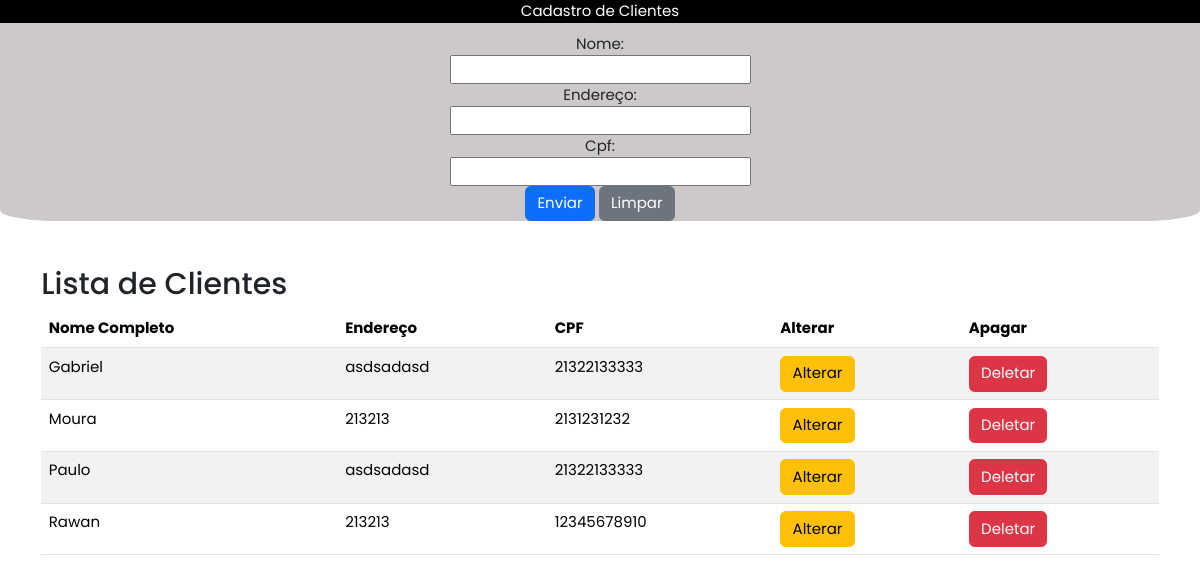
Screenshot of /transacts/clientes/inclusao_pes.php with the database file from the repository.
### tables this page shows
CREATE TABLE `tb_clientes` (
  `ID` int(10) NOT NULL,
  `NOME_COMP` varchar(150) NOT NULL,
  `ENDERECO` varchar(250) NOT NULL,
  `CPF` varchar(14) NOT NULL
);

### transacts/clientes/listar_pes.php (the view, shortened to what this page needs)
<!DOCTYPE html>
<html lang="pt-br">
<head>
    <link href="https://cdn.jsdelivr.net/npm/bootstrap@5.3.3/dist/css/bootstrap.min.css" rel="stylesheet">
    <link rel="stylesheet" href="../../assets/css/estilo.css">
</head>
<body>
    <div class="container mt-5">
        <h2>Lista de Clientes</h2>
        <table class="table table-striped">
            <thead>
                <tr>
                    <th>Nome Completo</th>
                    <th>Endereço</th>
                    <th>CPF</th>
                    <th>Alterar</th>
                    <th>Apagar</th>
                </tr>
            </thead>
            <tbody>
            <?php
            include("../db/conexao.php");
            $consulta = "SELECT * FROM gamelandia.tb_clientes ORDER BY ID DESC";
            $result = $conn->query($consulta);
            if ($result->num_rows > 0) {
                while ($row = $result->fetch_assoc()) {
                    echo "<tr>";
                    echo "<td>" . htmlspecialchars($row["NOME_COMP"]) . "</td>";
                    echo "<td>" . htmlspecialchars($row["ENDERECO"]) . "</td>";
                    echo "<td>" . htmlspecialchars($row["CPF"]) . "</td>";
                    echo "<td><a href='alterar_pes.php?ID=" . $row["ID"] . "' class='btn btn-warning'>Alterar</a></td>";
                    echo "<td><a href='apagar_pes.php?ID=" . $row["ID"] . "' class='btn btn-danger'>Deletar</a></td>";
                    echo "</tr>";
                }
            } else {
                echo "<tr><td colspan='5'>Nenhuma informação retornada do Banco de Dados.</td></tr>";
            }
            ?>
            </tbody>
        </table>
    </div>
</body>
</html>

### transacts/clientes/inclusao_pes.php (shortened to what this page needs)
<!DOCTYPE html>
<html lang="pt-br">
<head>
    <link href="https://cdn.jsdelivr.net/npm/bootstrap@5.3.3/dist/css/bootstrap.min.css" rel="stylesheet">
    <link rel="stylesheet" href="../../assets/css/estilo.css">
</head>
<body>
<section class="containerForm">
    <div class="cabeca_containerForm">
        Cadastro de Clientes
    </div>
    <form action="<?php echo $_SERVER['PHP_SELF']; ?>" method="post" enctype="multipart/form-data">
        <label for="nome">Nome:<br>
            <input type="text" name="NOME_COMP" required>
        </label><br>
        <label for="endereco">Endereço:</label><br>
        <input type="text" id="endereco" name="ENDERECO" required><br>
        <label for="cpf">Cpf:<br>
            <input type="text" maxlength="14" id="cpf" name="CPF" onchange="document.getElementById('validation').innerHTML = validaCPF(this.value)" required>
        </label><br>
        <div class="botoes">
            <button type="submit" class="btn btn-primary">Enviar</button>
            <button type="reset" class="btn btn-secondary">Limpar</button>
        </div>
    </form>
</section>
</body>
</html>
<?php
    include("listar_pes.php");
?>

### assets/css/estilo.css (style rules this page uses)
* { font-family: 'Poppins';font-size: 15px; }
.containerForm { display: flex; flex-direction: column; margin-left: auto; margin-right: auto; gap: 10px; background-color: rgb(206, 201, 201); text-align: center; width: auto; border-radius: 5%; }
.cabeca_containerForm { background-color: black; color: white; width: auto; }
a { color: white; text-decoration: none; }

### rows the page displays
tb_clientes: NOME_COMP "Gabriel", ENDERECO "asdsadasd", CPF "21322133333"
tb_clientes: NOME_COMP "Moura", ENDERECO "213213", CPF "2131231232"
tb_clientes: NOME_COMP "Paulo", ENDERECO "asdsadasd", CPF "21322133333"
tb_clientes: NOME_COMP "Rawan", ENDERECO "213213", CPF "12345678910"
